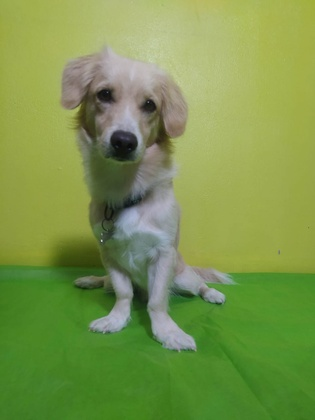
%> input picture fotos/cachorro.jpeg, 315 x 420 px, shrunk from 960 x 1280 before the run
$ octave aula6.m   (GNU Octave 9; MATLAB toolbox functions it lacks are replaced by stand-ins)
%> lines starting %> are read from the running program, lines starting %| are printed output that depends on the picture
close all
clear all
clc

c = imread('cachorro.jpeg');
%> c is the input picture: size 420x315x3 uint8; mean R, G, B 123.9, 149.5, 76.8
f = imread('colorida.jpeg');
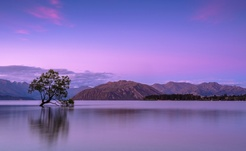
%> input picture fotos/colorida.jpeg, 246 x 151 px, shrunk from 750 x 460 before the run
%> f is the input picture: size 151x246x3 uint8; mean R, G, B 132.8, 112.2, 183.6
#imshow(f);
%size(c);
# imshow(f(:,:,1)) tons de verde da primeira camada
#imshow(f(:,:,1))
#figure,
#imshow(f(:,:,2))
#figure,
#imshow(f(:,:,3))
#h(:,:,1) = c(:,:,3);

%imshow(c(:,:,3))
#eumapacores = [255 0 0; 0 255 0; 0 0 255; 125 45 188];
%eumapacores = [1 0 0; 0 1 0; 0 0 1; 0.5 0.4 0.8];
%h = h*3;
#imshow(h,eumapacores)
f = im2double(f);
%> f: size 151x246x3 double
tom = [1.74118   0.40784   0.37255];
h = rgb2gray(f);
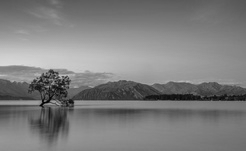
%> h: size 151x246 double; min 0.00844, max 0.862, mean 0.496
h(:,:,2) = f(:,:,2);
h(:,:,3) = f(:,:,1);
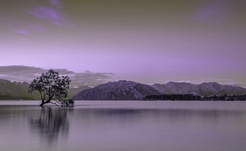
%> h: size 151x246x3 double; mean R, G, B 0.496, 0.44, 0.521
#[h,cm] = rgb2ind(f);
v = zeros(size(f));
d = v;
for i=1:size(f,1)
  for i=1:size(f,1)
%> (the run ends here)
